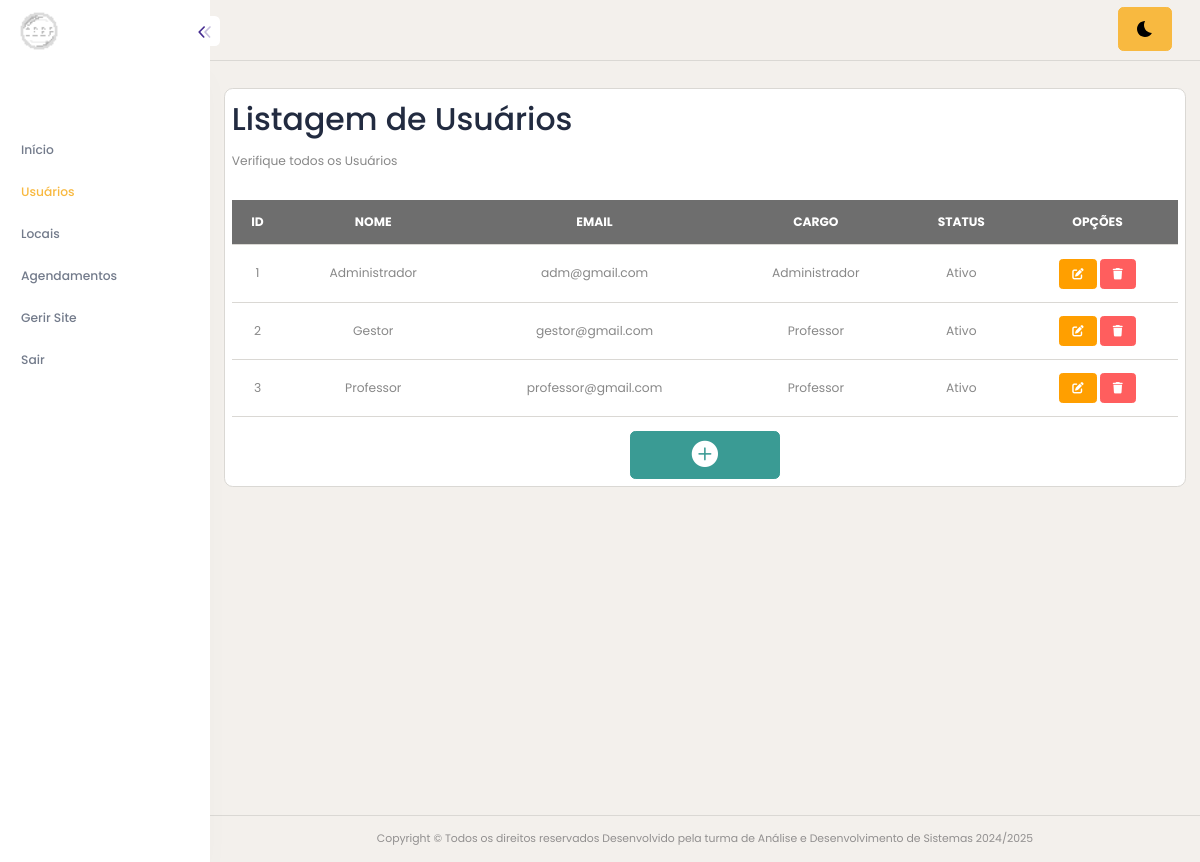
Page /projetoFinalAdmin/usuarios-pesquisar.php (signed in) on the committed database.
### tables this page shows
CREATE TABLE `usuarios` (
  `id` int(11) NOT NULL,
  `nome` varchar(100) DEFAULT NULL,
  `usuario` varchar(150) DEFAULT NULL,
  `senha` varchar(20) DEFAULT NULL,
  `cargo` tinyint(11) DEFAULT NULL,
  `status` tinyint(1) DEFAULT NULL
);

### projetoFinalAdmin/usuarios-pesquisar.php (the view, shortened to what this page needs)
<!DOCTYPE html>
<html lang="pt-BR">
<head>
    <?php include("app-header.php"); ?>
</head>
<body>
    <?php include("app-lateral.php"); ?>
    <div class="content-body" style="min-height: 899px;">
        <div class="container-fluid">
            <div class="row">
                <div class="card p-2">
                    <h1>Listagem de Usuários</h1>
                    <p>Verifique todos os Usuários</p>
                    <div class="table-responsive mt-3">
                        <table class="table">
                            <tr class="table-dark text-center">
                                <th>ID</th>
                                <th>NOME</th>
                                <th>EMAIL</th>
                                <th>CARGO</th>
                                <th>STATUS</th>
                                <th>OPÇÕES</th>
                            </tr>
                            <?php
                            $sql = $conn->prepare("SELECT * from usuarios");
                            $sql->execute();
                            while ($dados = $sql->fetch()) {
                            ?>
                                <tr class="text-center">
                                    <td><?php echo "$dados[id]" ?></td>
                                    <td><?php echo "$dados[nome]" ?></td>
                                    <td><?php echo "$dados[usuario]" ?></td>
                                    <td>
                                        <?php
                                        if ($dados['cargo'] == 1) {
                                            echo "Administrador";
                                        } else {
                                            echo "Professor";
                                        }
                                        ?>
                                    </td>
                                    <td>
                                        <?php
                                        if ($dados['status'] == 1) {
                                            echo "Ativo";
                                        } else {
                                            echo "Bloqueado";
                                        }
                                        ?>
                                    </td>
                                    <td class="text-center">
                                        <a href="usuarios-cadastro.php?id=<?php echo $dados['id']; ?>" class="btn btn-warning btn-sm"><i class="fa-solid fa-pen-to-square"></i></a>
                                        <a href="usuarios-deletar.php?id=<?php echo $dados['id']; ?>" class="btn btn-danger btn-sm"><i class="fa-solid fa-trash"></i></a>
                                    </td>
                                </tr>
                            <?php
                            };
                            ?>
                        </table>
                    </div>
                    <div class="row">
                        <div class="text-center">
                            <a href="usuarios-cadastro.php" class="btn btn-success" style="width: 150px;"><i class="bi bi-plus-circle-fill fs-2"></i></a>
                        </div>
                    </div>
                </div>
            </div>
        </div>
    </div>
    <?php include("app-footer.php"); ?>
</body>
</html>

### rows in the picture
usuarios: id "1", nome "Administrador", usuario "adm@gmail.com", cargo "Administrador", status "Ativo"
usuarios: id "2", nome "Gestor", usuario "gestor@gmail.com", cargo "Professor", status "Ativo"
usuarios: id "3", nome "Professor", usuario "professor@gmail.com", cargo "Professor", status "Ativo"
